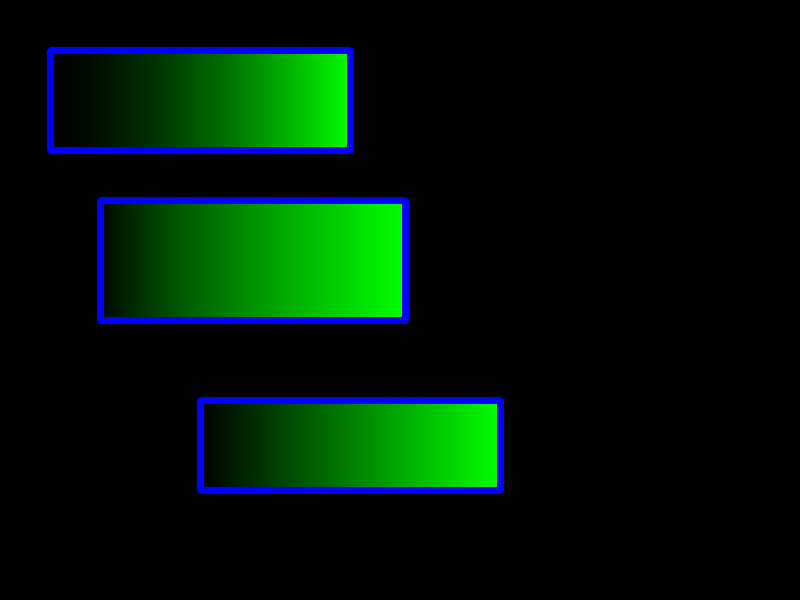
#> input picture gradient/dummy_multi_gradient_image.png, 800 x 600 px
$ python -i horseshoe.py   (imports and definitions only)
#> lines starting #> are read from the running program, lines starting #| are printed output that depends on the picture; after the words box and inside, x2 and y2 are one past the last pixel; in counts of white or black regions, pixels touching at a corner belong together
"""マスク画像からの馬蹄形抽出（heatmap/, arrow_analysis/ 共通）

マスク画像: 元画像の上に馬蹄形を色（blue / cyan / magenta）で塗ったもの
元画像    : 輝度測定用（緑チャネル = GFP）

画像セットは各フォルダの config/image_sets.txt に書く（書式は load_image_sets を参照）。
"""
from collections import OrderedDict
from dataclasses import dataclass, field
from pathlib import Path

import cv2
import numpy as np

from .settings import read_config

# アノテーションに使用する色のHSV範囲
ANNOTATION_COLORS_HSV = {
    'red': {
        'lower': np.array([0, 100, 100]), 'upper': np.array([10, 255, 255]),
        'lower2': np.array([170, 100, 100]), 'upper2': np.array([180, 255, 255]),
    },
    'blue': {'lower': np.array([100, 100, 100]), 'upper': np.array([130, 255, 255])},
    'cyan': {'lower': np.array([85, 100, 100]), 'upper': np.array([100, 255, 255])},
    'magenta': {'lower': np.array([140, 100, 100]), 'upper': np.array([170, 255, 255])},
}
DEFAULT_COLORS = ['blue', 'cyan', 'magenta']

PAIR_KEYS = ('original', 'mask', 'rfp', 'rfp_mask')


# [17 lines left out: functions imread, imwrite, not called in this run]


def color_mask(mask_image_bgr, color_name):
    """指定色のHSV範囲に入る画素を 255 にした2値マスク"""
    hsv = cv2.cvtColor(mask_image_bgr, cv2.COLOR_BGR2HSV)
    ranges = ANNOTATION_COLORS_HSV[color_name]
    mask = cv2.inRange(hsv, ranges['lower'], ranges['upper'])
    if 'lower2' in ranges:  # 赤のようにHueが2つの範囲にまたがる場合
        mask = cv2.bitwise_or(mask, cv2.inRange(hsv, ranges['lower2'], ranges['upper2']))
    return mask


def combined_color_mask(mask_image_bgr, colors=DEFAULT_COLORS):
    combined = np.zeros(mask_image_bgr.shape[:2], dtype=np.uint8)
    for color in colors:
        combined = cv2.bitwise_or(combined, color_mask(mask_image_bgr, color))
    return combined


# [8 lines left out: function iter_horseshoe_contours, not called in this run]


def image_center_x(image):
    """左右分割線 = 画像全体の中心X座標"""
    return image.shape[1] // 2


# [50 lines left out: functions classify_side, filled_local_mask, dilate_to_occupancy, mean_in_mask, not called in this run]


# ---------------------------------------------------------------------------
# 画像セット（config/image_sets.txt）
# ---------------------------------------------------------------------------

@dataclass
class ImageSet:
    name: str
    label: str
    pairs: list = field(default_factory=list)  # [{'original': Path, 'mask': Path, ...}]


# [57 lines left out: functions load_image_sets, get_image_set, check_files, not called in this run]

>>> import cv2
>>> picture = cv2.imread('../gradient/dummy_multi_gradient_image.png')
#> picture is the input picture: shape (600, 800, 3); mean B, G, R 9, 22.1, 0
>>> result = combined_color_mask(picture)
#> the loop in combined_color_mask, `for color in colors:` made 3 passes
#> pass 1, in color_mask, `mask = cv2.inRange(hsv, ranges['lower'], ranges['upper'])`:
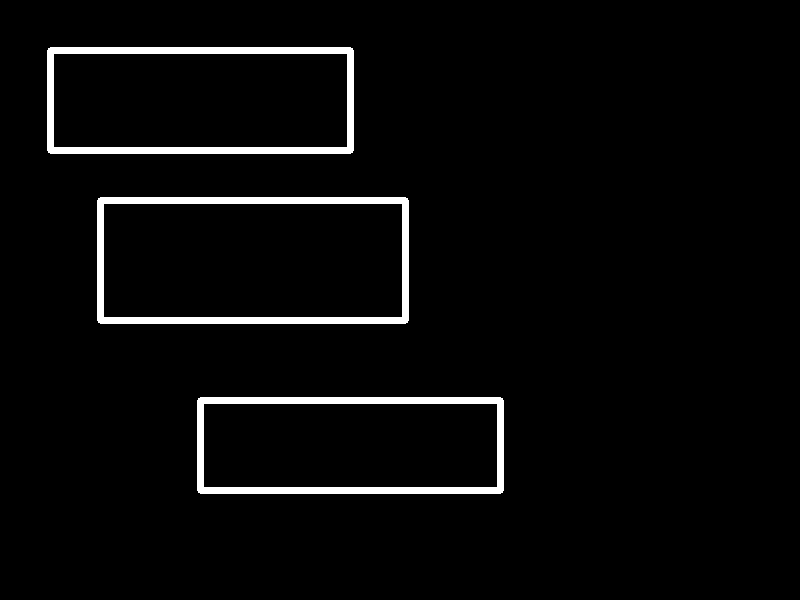
#> mask: shape (600, 800); 3.5% white; 3 white regions, box (x1, y1, x2, y2) and area: (97, 197, 409, 324) 5930, (47, 47, 354, 154) 5580, (197, 397, 504, 494) 5440
